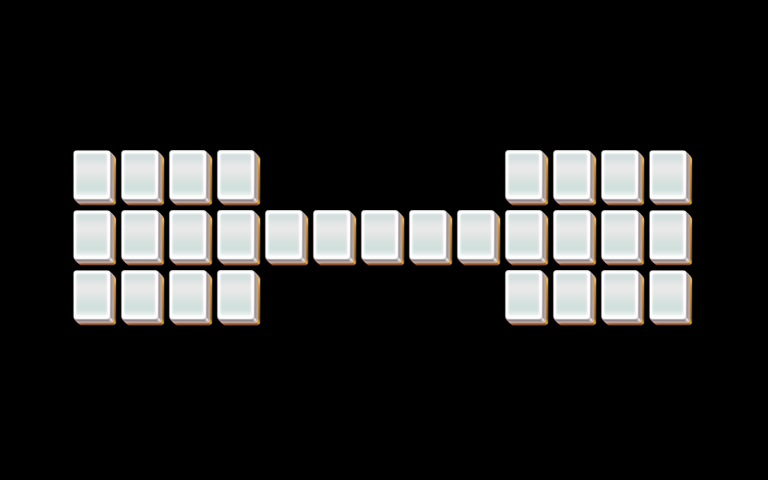

Rendered tile map (Tiled .tmx) drawn with the repository's tilesets; below, a short description and the map source with its tile grids summarised:
An orthogonal 32x16 tile map with 24x30 px tiles, 4 tile layers (layer1, layer2, layer3, layer4).

<map version="1.0" orientation="orthogonal" width="32" height="16" tilewidth="24" tileheight="30">
 <properties>
  <property name="species" value="5" />
 </properties>
 <tileset firstgid="1" name="mahjong" tilewidth="48" tileheight="60">
  <image source="mahjong.png" />
 </tileset>
 <layer name="layer1" width="32" height="16">
  <data>[512 cells, 29 non-empty, 1 distinct tile ids]</data>
 </layer>
 <layer name="layer2" width="32" height="16">
  <data>[512 cells, 23 non-empty, 1 distinct tile ids]</data>
 </layer>
 <layer name="layer3" width="32" height="16">
  <data>[512 cells, 17 non-empty, 1 distinct tile ids]</data>
 </layer>
 <layer name="layer4" width="32" height="16">
  <data>[512 cells, 11 non-empty, 1 distinct tile ids]</data>
 </layer>
</map>
